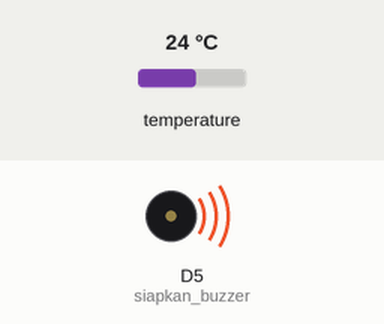
The sketch below on a simulated ESP8266 (NodeMCU). Parts: buzzer (waves = sounding, pin HIGH). The test bench sets the inputs (shaded band); at power-on: temperature 24 °C. WiFi joins after 1.5 s; servers stay silent unless stated; web services answer with replies made up by the test bench; what the sketch prints to the serial monitor is not drawn.

Above: at 2.9 s.
3.0 s: temperature set to 39.5 °C
5.6 s: temperature set to 40.8 °C
At 6.6 s:
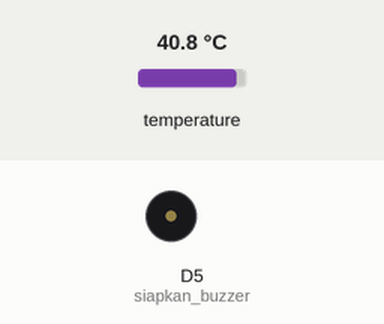
11.3 s: temperature set to 12 °C
At 12.3 s:
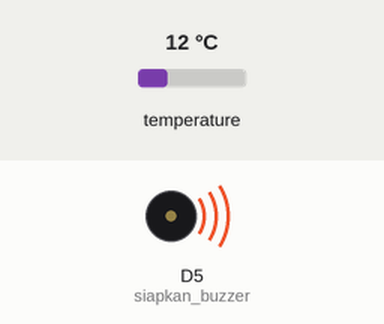
13.8 s: temperature set to 41 °C
At 14.8 s:
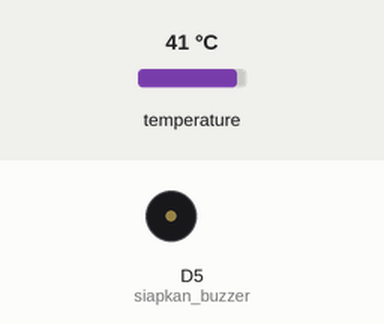
Timing chart, 0 to 20.5 s (numbered marks = the images above; inputs shaded):
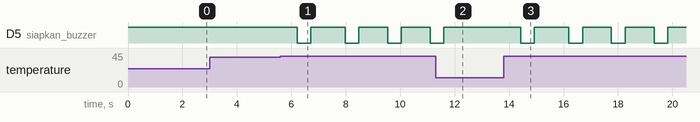

The sketch:

README.ino
```cpp
/*
  ALAT PENJAGA SUHU TANAH GAMBUT
  Tugas alat: ukur suhu tanah. Kalau panas -> buzzer bunyi + kirim pesan ke HP.
*/

// ===== BAGIAN 1: AMBIL ALAT BANTU =====
// Bagian ini digunakan untuk memanggil alat bantu siap pakai, supaya NodeMCU bisa
// tersambung ke WiFi, mengirim data ke internet, dan membaca sensor suhu.
#include <ESP8266WiFi.h>        // alat untuk nyambung WiFi
#include <WiFiClientSecure.h>   // alat untuk kirim pesan dengan aman
#include <ESP8266HTTPClient.h>  // alat untuk buka alamat internet
#include <OneWire.h>            // alat untuk "ngobrol" dengan sensor
#include <DallasTemperature.h>  // alat untuk ubah data sensor jadi angka suhu


// ===== BAGIAN 2: ISIAN (cuma bagian ini yang perlu diganti) =====
// Bagian ini digunakan untuk mengisi data penting alat, seperti nama dan password hotspot,
// kunci bot Telegram, tujuan pesan, batas suhu aman, dan kunci grafik ThingSpeak.
const char* WIFI_SSID = "Dfs";       // nama hotspot HP
const char* WIFI_PASS = "davidsitorus5";   // password hotspot HP
const char* BOT_TOKEN = "9042578464:AAE2uRMS8iBJ_PR81nd46akMuXwxj52JelE";          // kunci bot Telegram
const char* CHAT_ID   = "1366941582";            // alamat tujuan pesan (orang atau grup)
const float BATAS_AMAN = 40.0;                // lebih dari 40 derajat = bahaya
const bool  BUZZER_LOW_AKTIF = true;          // setelan jenis buzzer, biarkan saja
const char* TS_API_KEY = "F18HXFLSMPYSHMAG"; // kunci untuk grafik ThingSpeak
const unsigned long INTERVAL_GRAFIK = 20000;  // kirim ke grafik tiap 20 detik


// ===== BAGIAN 3: KENALAN DENGAN SENSOR =====
// Bagian ini digunakan untuk memberi tahu bahwa sensor suhu dicolok di pin D2, serta menyiapkan
// catatan supaya pesan peringatan tidak dikirim berulang-ulang.
OneWire oneWire(D2);                 // sensor dicolok di lubang D2
DallasTemperature sensor(&oneWire);  // ini dia sensornya
bool sudahLapor = false;             // catatan: sudah kirim pesan belum?
unsigned long terakhirGrafik = 0;    // catatan: kapan terakhir kirim grafik


// ===== BAGIAN 4: TOMBOL BUZZER =====
// Bagian ini digunakan untuk menyalakan dan mematikan buzzer.
// buzzer(true) = bunyi.  buzzer(false) = diam.
void buzzer(bool bunyi) {
  digitalWrite(D5, (bunyi ^ BUZZER_LOW_AKTIF) ? HIGH : LOW);
}


// ===== BAGIAN 5: KIRIM PESAN KE TELEGRAM =====
// Bagian ini digunakan untuk mengirim pesan peringatan dari alat ke HP lewat Telegram.
void kirimTelegram(String teks) {
  if (WiFi.status() != WL_CONNECTED) {         // kalau WiFi putus...
    Serial.println(">> Telegram tidak terkirim: WiFi belum tersambung");
    return;                                    // ...batal kirim
  }
  teks.replace(" ", "%20");                    // ubah spasi supaya bisa dikirim
  teks.replace("\n", "%0A");                   // ubah ganti baris supaya bisa dikirim
  WiFiClientSecure client;
  client.setInsecure();
  HTTPClient http;
  String url = String("https://api.telegram.org/bot") + BOT_TOKEN +
               "/sendMessage?chat_id=" + CHAT_ID + "&text=" + teks;   // tulis alamat surat
  http.begin(client, url);
  int kode = http.GET();                       // kirim suratnya!
  http.end();
  Serial.println(">> Hasil kirim Telegram, kode: " + String(kode));  // 200 = sampai
}


// ===== BAGIAN 6: KIRIM SUHU KE GRAFIK =====
// Bagian ini digunakan untuk mengirim data suhu ke ThingSpeak, supaya suhu bisa dilihat
// dalam bentuk grafik.
void kirimGrafik(float suhu, bool alarm) {
  if (WiFi.status() != WL_CONNECTED) {         // kalau WiFi putus, batal
    Serial.println(">> Grafik tidak terkirim: WiFi belum tersambung");
    return;
  }
  WiFiClient client;
  HTTPClient http;
  String url = String("http://api.thingspeak.com/update?api_key=") + TS_API_KEY +
               "&field1=" + String(suhu, 1) + "&field2=" + String(alarm ? 1 : 0);
  http.begin(client, url);
  int kode = http.GET();                       // kirim angkanya!
  String balasan = http.getString();
  http.end();
  Serial.println(">> Grafik: kode " + String(kode) + ", data ke-" + balasan);
}


// ===== BAGIAN 7: BANGUN TIDUR (jalan sekali saat alat dinyalakan) =====
// Bagian ini digunakan untuk menyiapkan alat saat pertama kali dinyalakan: menyiapkan buzzer,
// menyalakan sensor, menyambung ke WiFi, lalu mengirim pesan bahwa alat sudah aktif.
void setup() {
  Serial.begin(115200);              // buka "layar obrolan" di laptop
  pinMode(D5, OUTPUT);               // siapkan buzzer
  buzzer(false);                     // buzzer diam dulu
  sensor.begin();                    // bangunkan sensor
  WiFi.begin(WIFI_SSID, WIFI_PASS);  // coba nyambung ke hotspot
  Serial.print("\nMenyambung ke WiFi");
  for (int i = 0; i < 30 && WiFi.status() != WL_CONNECTED; i++) {
    delay(500);                      // tunggu sebentar...
    Serial.print(".");
  }
  if (WiFi.status() == WL_CONNECTED) {   // kalau berhasil nyambung:
    Serial.println(" TERSAMBUNG");
    kirimTelegram("Alat pendeteksi suhu aktif. Batas aman: " + String(BATAS_AMAN, 0) + " C");  // bilang "aku sudah hidup!"
  } else {                               // kalau gagal:
    Serial.println(" GAGAL (cek nama/password hotspot, harus 2.4 GHz)");
  }
}


// ===== BAGIAN 8: KERJA TERUS (diulang-ulang tanpa henti) =====
// Bagian ini digunakan untuk menjalankan tugas utama alat secara terus-menerus: mengukur suhu,
// menampilkannya, mengirimnya ke grafik, lalu membunyikan buzzer dan mengirim peringatan
// jika suhu melewati batas aman.
void loop() {
  // 1) Ukur suhu
  sensor.requestTemperatures();
  float suhu = sensor.getTempCByIndex(0);

  // 2) Sensor tidak menjawab? Coba lagi nanti
  if (suhu == DEVICE_DISCONNECTED_C) {
    Serial.println("Sensor tidak terbaca (-127): cek kabel kuning & resistor");
    delay(1000);
    return;
  }
  Serial.println("Suhu: " + String(suhu, 1) + " C");   // tampilkan suhu di laptop

  // 3) Tiap 20 detik, kirim suhu ke grafik
  if (terakhirGrafik == 0 || millis() - terakhirGrafik >= INTERVAL_GRAFIK) {
    kirimGrafik(suhu, suhu > BATAS_AMAN);
    terakhirGrafik = millis();
  }

  // 4) Panas atau tidak?
  if (suhu > BATAS_AMAN) {
    // PANAS! Buzzer bunyi tit... tit... tit...
    buzzer(true);  delay(500);
    buzzer(false); delay(300);
    if (!sudahLapor) {                 // kalau belum kirim pesan, kirim sekarang (cukup sekali)
      kirimTelegram("PERINGATAN! Suhu tanah gambut " + String(suhu, 1) + " C, melebihi batas aman.\nSegera cek lokasi alat.");
      sudahLapor = true;
    }
  } else {
    // AMAN. Buzzer diam.
    buzzer(false);
    if (suhu < BATAS_AMAN - 3) sudahLapor = false;   // sudah dingin lagi, siap lapor kalau panas lagi
    delay(1000);                                     // istirahat 1 detik, lalu ulang dari atas
  }
}


/*KETERANGAN UMUM
  ALARM SUHU GAMBUT + GRAFIK ONLINE (ThingSpeak)
  1 sensor suhu + buzzer + notifikasi Telegram + grafik suhu di ThingSpeak

  Papan   : NodeMCU ESP8266 V3 (Lolin, CH340)
            -> Arduino IDE, board "NodeMCU 1.0 (ESP-12E Module)"
  Library : OneWire, DallasTemperature (instal lewat Library Manager)

  Rangkaian TANPA SOLDER (breadboard mini + kabel jumper):
    DS18B20 merah  -> breadboard -> jumper -> pin "3V" NodeMCU (3,3 volt)
    DS18B20 hitam  -> breadboard -> jumper -> pin "G"  NodeMCU (ground)
    DS18B20 kuning -> breadboard -> jumper -> pin "D2" NodeMCU (data)
    Resistor 4,7 kOhm -> antara baris kabel merah dan baris kabel kuning
    Modul buzzer aktif: VCC -> 3V, GND -> G, I/O -> D5
    */
```

Measured:
- the behaviour switches between 40 and 40.1 °C on temperature (found by bisection; images 0 and 1)
- after the input at 3.0 s, every drawn part: stays the same
- after the input at 5.6 s, D5 (siapkan_buzzer): goes LOW 0.50 s, HIGH 1.3 s, LOW 0.50 s, HIGH 1.1 s, LOW 0.50 s, HIGH 1.1 s, then LOW, starting after 0.61 s
- after the input at 11.3 s, D5 (siapkan_buzzer): goes on until 11.6 s, then stays HIGH
- after the input at 13.8 s, D5 (siapkan_buzzer): HIGH → LOW after 0.63 s, → HIGH 0.50 s later, → LOW 1.3 s later, → HIGH 0.50 s later, … (8 changes in this stretch)
